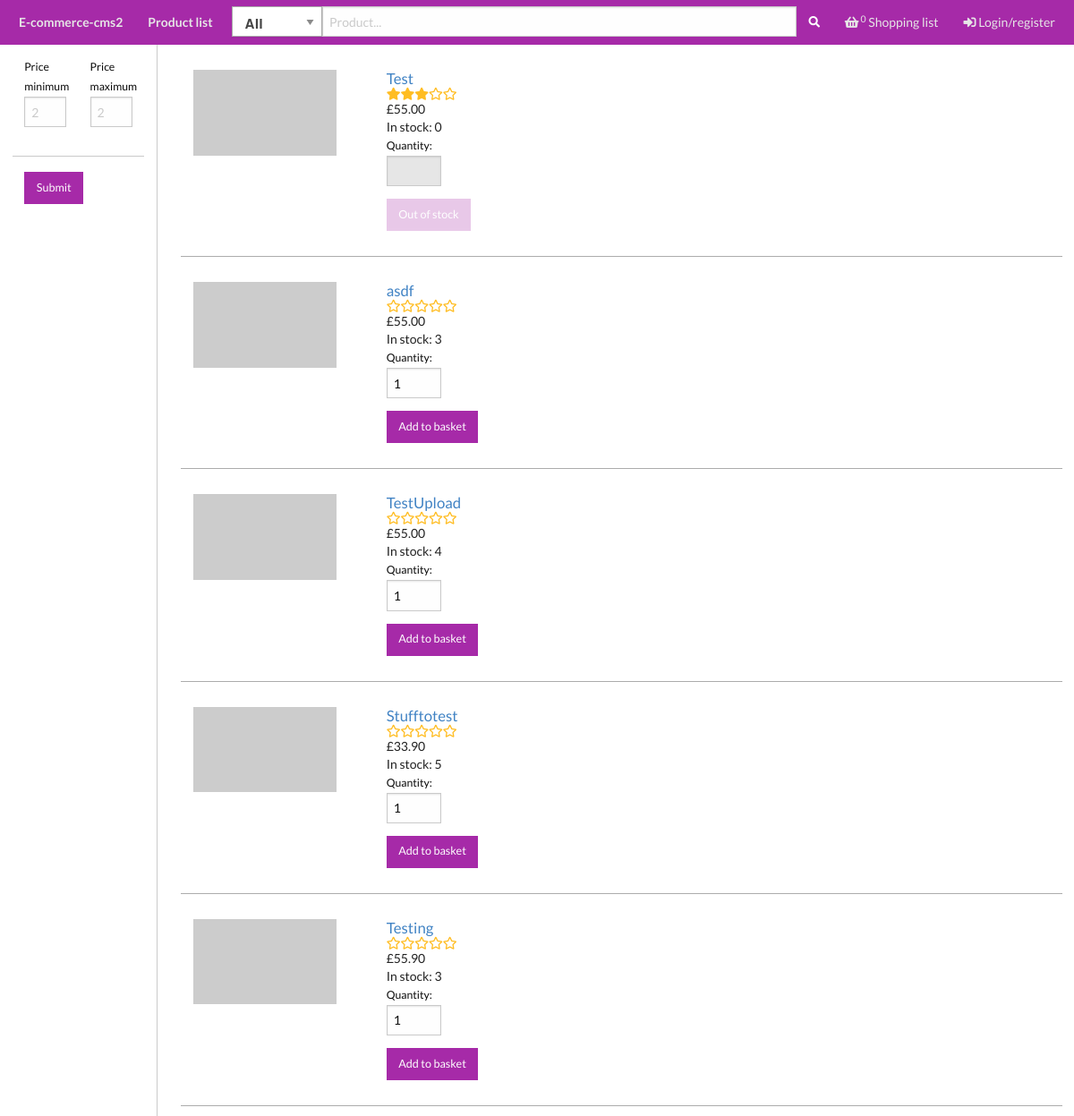
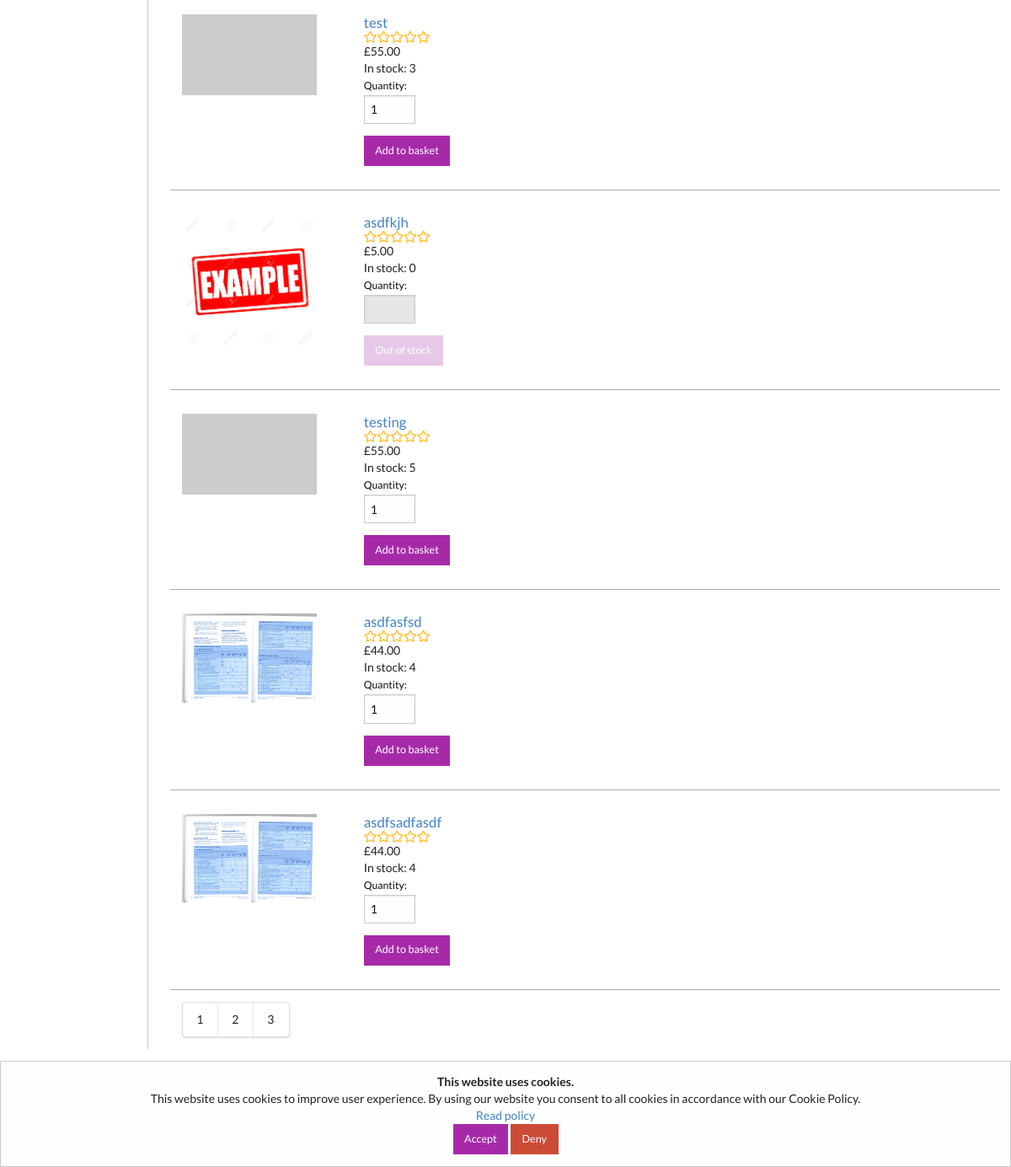
Screenshot of /search.php with the database file from the repository (2 pictures, top to bottom).
### tables this page shows
CREATE TABLE IF NOT EXISTS `products` (
  `id` int(11) NOT NULL AUTO_INCREMENT,
  `name` varchar(255) NOT NULL,
  `cost` double NOT NULL DEFAULT '0',
  `description` text,
  `quantity` int(11) NOT NULL DEFAULT '0',
  `tags` varchar(255) NOT NULL,
  `type` varchar(255) NOT NULL,
  `section_id` int(11) DEFAULT NULL,
  PRIMARY KEY (`id`),
  KEY `section_link` (`section_id`)
);

### widgets/searchWidget.php (the view, shortened to what the rows shown need)
<?php
parse_str($_SERVER['QUERY_STRING'], $options);
if(isset($options['category'])){
    $options['section_name'] = $options['category'];
    unset($options['category']);
}else{
    $options['section_name'] = "All";
}
$options = removePageOptions($options);
if(isset($_GET['category']) && isset($_GET['product'])){
    if(isset($_GET['page'])){
        $products = $databaseHandler->getProducts(10, (10*$_GET['page'])-10, $options);
    }else{
        $products = $databaseHandler->getProducts(10, 0, $options);
    }
}else if(isset($_GET['category'])){
    if(isset($_GET['page'])){
        $products = $databaseHandler->getProducts(10, (10*$_GET['page'])-10, $options);
    }else{
        $products = $databaseHandler->getProducts(10, 0, $options);
    }
}else{
    if(isset($_GET['page'])){
        $products = $databaseHandler->getProducts(10, (10*$_GET['page'])-10, $options);
    }else{
        if(isset($_GET['product'])){
            $products = $databaseHandler->getProducts(10, 0, $options);
        }else{
            $products = $databaseHandler->getProducts(10, 0, $options);
        }
    }
}
if($products[0]["status"] == "success"){
    $products = $products[1];
}
function removePageOptions($options){
    return $options;
}
?>
<div class="container-full">
    <div class="grid-container full">
        <div class="grid-x grid-margin-x" style="margin-right:0px;">
            <div class="cell large-10 product-content">
                <div class="grid-x">
                    <?php
                    if(sizeof($products) > 0){
                        foreach($products as $product){
                            echo '<div class="cell large-12 product-card">';
                            echo '<div class="grid-x" data-product-id="'. $product->id .'">';
                            echo '<div class="cell large-2 product-card-image">';
                            $dir  = "img/products/" . $product->id . "/";
                            if(file_exists($dir . "thumbnail.png")){
                                echo '<a href="product.php?id='. $product->id .'"><img src="'.$dir."thumbnail.png".'"></a>';
                            }else if(file_exists($dir . "thumbnail.jpg")){
                                echo '<a href="product.php?id='. $product->id .'"><img src="'.$dir."thumbnail.jpg".'"></a>';
                            }else{
                                echo '<a href="product.php?id='. $product->id .'"><img src="https://via.placeholder.com/250x150"></a>';
                            }
                            echo '</div>';
                            echo '<div class="cell large-10 product-card-information">';
                            echo '<div class="grid-x">';
                            echo '<div class="cell large-12 product-card-title">';
                            echo '<big><a href="product.php?id='.$product->id.'">'.$product->name.'</a></big>';
                            echo '</div>';
                            echo '<div class="cell large-10 product-card-rating">';
                            $rating = $databaseHandler->getProductRating($product->id);
                            if($rating != null){
                                $starCounter = 0;
                                for($i = 0; $i < round($rating[0][0]); $i++){
                                    $starCounter++;
                                    echo '<i class="fas fa-star"></i>';
                                }
                                while($starCounter < 5){
                                    echo '<i class="far fa-star"></i>';
                                    $starCounter++;
                                }
                            }
                            echo '</div>';
                            echo '<div class="cell large-12 product-card-title">';
                            echo '£' . number_format($product->cost, 2);
                            echo '</div>';
                            echo '<div class="cell large-12 product-card-title">';
                            echo 'In stock: ' . $product->quantity;
                            echo '</div>';
                            echo '<div class="cell large-1">';
                            if($product->quantity > 0){
                                echo '<label>Quantity: <input type="number" value=1></label>';
                            }else{
                                echo '<label>Quantity: <input type="number" disabled></label>';
                            }
                            echo '</div>';
                            echo '<div class="cell large-12 product-card-title">';
                            echo '<button class="button primary" '.($product->quantity > 0 ? 'onclick="addProduct('.$product->id.'); return false;"' : 'onclick="" disabled').'>'.($product->quantity > 0 ? 'Add to basket' : 'Out of stock').'</button>';
                            echo '</div>';
                            echo '</div>';
                            echo '</div>';
                            echo '</div>';
                            echo '</div>';
                        }
                    }
                    ?>
                </div>
            </div>
        </div>
    </div>
</div>

### rows the page displays
products: name "Test", cost "55.00", quantity "0", shows "Out of stock"
products: name "asdf", cost "55.00", quantity "3", shows "Add to basket"
products: name "TestUpload", cost "55.00", quantity "4", shows "Add to basket"
products: name "Stufftotest", cost "33.90", quantity "5", shows "Add to basket"
products: name "Testing", cost "55.90", quantity "3", shows "Add to basket"
products: name "test", cost "55.00", quantity "3", shows "Add to basket"
products: name "asdfkjh", cost "5.00", quantity "0", shows "Out of stock"
products: name "testing", cost "55.00", quantity "5", shows "Add to basket"
products: name "asdfasfsd", cost "44.00", quantity "4", shows "Add to basket"
products: name "asdfsadfasdf", cost "44.00", quantity "4", shows "Add to basket"

### other values shown
$config['site_name'] "E-commerce-cms2"
$quantity "0"
